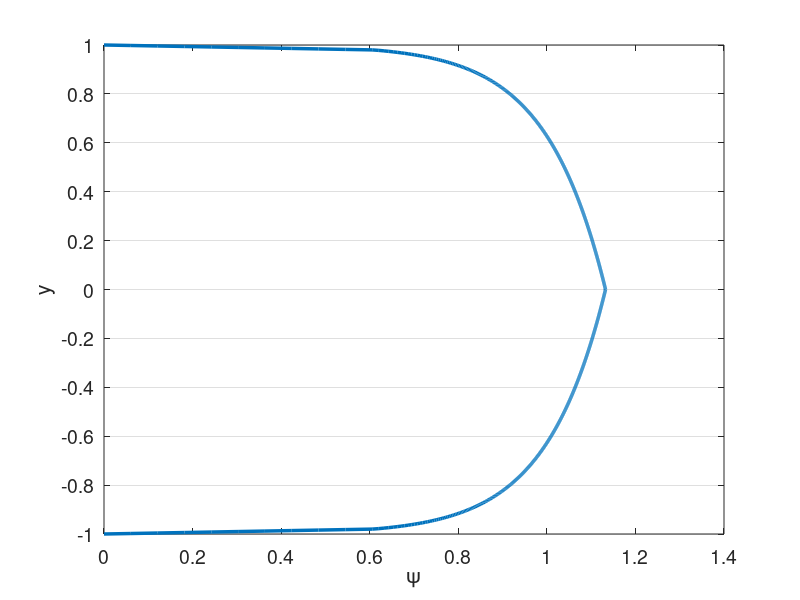

This figure's MATLAB source: (Note: this script raises an error after producing the figure.)
% clc
clear all
close all


set(0,'DefaultAxesFontSize',14)
set(0,'defaultLineLineWidth',2.5)
% set(0,'DefaultFigureWindowStyle','docked')


linestyles = {'k-','b-','r-','g-','c-','m-','k--','b--','r--','g--','c--','m--','k-.','b-.','r-.','g-.','c-.','m-.','k:','b:','r:','g:','c:','m:'};
pointstyles = {'ko','bo','ro','go','co','mo','k^','b^','r^','g^','c^','m^','ks','bs','rs','gs','cs','ms','k*','b*','r*','g*','c*','m*','k+','b+','r+','g+','c+','m+'};
%%

%%%%%%%%%%%%%%%%%%%%%%%%%%%%%%%%%%%%%%%%%%%%%%%%%%%%%%%%%%%%%%%%%%
% Navier-Stokes Solver Demo (2D Channel)
%%%%%%%%%%%%%%%%%%%%%%%%%%%%%%%%%%%%%%%%%%%%%%%%%%%%%%%%%%%%%%%%%%
% pgrads = 3.25e-3 for N=4, E=8, exp mesh
% pgrads = 9.25e-3 for N=4, E=6, uniform


format compact;
format short; 
mu = 1/10000; %1/395; 1/6874;
rho = 1;
Re = rho/mu; 
pgrad = 3.25e-3; 9.25e-3; %2.5e-4; % 9.25e-3;
force_pgrad = 0;

N=6; % polynomial order  
Ex=1; % Number of elements in x
Ey=10; % Number of elements in y
Tfinal=500; 
CFL=0.05;
en_on = 0;
N_en_y = 1; 
N_over = 8*N;
delay_en = 0;
en_start_time = 100;
head = '';

rans_on = 1;
exp_mesh = 1;

dir_name = [head,'re',num2str(ceil(Re)),'_p',num2str(N),'_e',num2str(Ey),'_exp',num2str(exp_mesh),'_en',num2str(en_on)];
soln_dir = dir_name;
plot_soln = 1;
save_soln = 1;
plot_int = 5000;
save_soln_int = 5000;
restart = 0;
rst_step = 300000;

%% Enrichment information
en_mag = 3;
psi = {@(x,y) en_mag*(0.5*(1 - y.^2) + 0.*x), @(x,y) 0.*y + 0.*x};
gpsi = {@(x,y) 0.*y + 0.*x, @(x,y) en_mag*(-1.*y + 0.*x), ...
        @(x,y) 0.*y + 0.*x, @(x,y) 0.*y + 0.*x};
hpsi = {@(x,y) 0.*y + 0.*x, @(x,y) en_mag*(-1 - 0.*y + 0.*x), ...
        @(x,y) 0.*y + 0.*x, @(x,y) 0.*y + 0.*x};
    
% psi = {@(x,y) (0.5*(1 - y.^4) + 0.*x), @(x,y) 0.*y + 0.*x};
% gpsi = {@(x,y) 0.*y + 0.*x, @(x,y) (-2.*y.^3 + 0.*x), ...
%         @(x,y) 0.*y + 0.*x, @(x,y) 0.*y + 0.*x};
% hpsi = {@(x,y) 0.*y + 0.*x, @(x,y) (-6.*y.^2 + 0.*x), ...
%         @(x,y) 0.*y + 0.*x, @(x,y) 0.*y + 0.*x};
%    

    
% Law of the wall
u_tau = sqrt(0.316./(Re.^0.25)/8);
Re_t = u_tau/mu; %Re;
Re_t = 550;
% u_tau = 1;
nu = 1/Re_t;
kap = 0.41;
beta = 5.2;
dypdy = u_tau/nu;
ypb = 11.062299784340414;
yp = @(y) (1-abs(y))*Re_t;
u_tau = Re_t*mu;
lotw = @(yp) ((yp <= ypb).*yp + (yp > ypb).*(1./kap.*log(yp+eps)+beta));
psi = {@(x,y) u_tau*((yp(y) <= ypb).*yp(y) + (yp(y) > ypb).*(1./kap.*log(yp(y)+eps)+beta) + 0.*x), @(x,y) 0.*y + 0.*x};
gpsi = {@(x,y) 0.*y + 0.*x,  @(x,y) -1*sign(y).*u_tau.*(((yp(y) <= ypb).*1 + (yp(y) > ypb).*1./(kap*(yp(y)+eps)))*dypdy + 0.*x),...
        @(x,y) 0.*y + 0.*x, @(x,y) 0.*y + 0.*x};
hpsi = {@(x,y) 0.*y + 0.*x,  @(x,y) u_tau*(((yp(y) <= ypb).*0 + (yp(y) > ypb).*-1./(kap*(yp(y)+eps).^2))*dypdy*dypdy + 0.*x),...
        @(x,y) 0.*y + 0.*x, @(x,y) 0.*y + 0.*x};
    

% 1/7th
% mag = 1;
% yd = @(y) 1-abs(y)+eps;
% psi = {@(x,y) mag*((yd(y)).^(1/7).*(yd(y)>eps*10)+ 0.*x), @(x,y) 0.*y + 0.*x};
% gpsi = {@(x,y) 0.*y + 0.*x,  @(x,y) mag*(-1*sign(y).*1./7.*(yd(y)).^(-6/7).*(yd(y)>eps*10) + 0.*x),...
%         @(x,y) 0.*y + 0.*x, @(x,y) 0.*y + 0.*x};
% hpsi = {@(x,y) 0.*y + 0.*x,  @(x,y) mag*(-6/49*(yd(y)).^(-13/7).*(yd(y)>eps*10) + 0.*x),...
%         @(x,y) 0.*y + 0.*x, @(x,y) 0.*y + 0.*x};

%% Initial Conditions
% Turbulent pipe
u_cfl = 3/2;
pert = 0.0;
u_ic = @(x,y) 3/2*(1-y.^2);
v_ic = @(x,y) 0.0*y;

darcy = 0.316./(Re.^0.25);
u_tau = sqrt(darcy/8);
Yp = @(Y) max((1-abs(Y))*u_tau*Re,1e-3)+eps;
sigma = 0.6;
fact = @(Yp) exp((-(log10(Yp)-1).^2)./(2*sigma.^2));
k_ic = @(x,y) 0.0*x + 4.5*u_tau*u_tau*fact(Yp(y));

eps_s = 3;
omg_ic = @(x,y) 0.0*x + 0.5*Re*u_tau*u_tau*fact(Yp(y));


% Turbulent channel
Re_tau = 550;
u_tau = Re_tau*mu/rho;
Yp = @(Y) max((1-abs(Y))*Re_tau,1e-3)+eps;
C=5.17;
kap=0.41;
eps_ic = 0; %1e-2;
kx = 23;
kz=13;
alpha_ic = kx*2*pi/(0.375);
riech = @(Yp) mu*Re_tau*(1/kap.*log(1+kap.*Yp)+(C-1./kap.*log(kap)).*(1-exp(-Yp/11)-Yp/11.*exp(-Yp/3)));
u_ic = @(x,y) riech(Yp(y)) + eps_ic*beta*sin(alpha_ic*x);
v_ic = @(x,y) 0*y + eps_ic*sin(alpha_ic*x);

sigma = 0.6;
fact = @(Yp) exp((-(log10(Yp)-1).^2)./(2*sigma.^2));
k_ic = @(x,y) 0.0*x + 4.5*u_tau*u_tau*fact(Yp(y));

eps_s = 3;
omg_ic = @(x,y) 0.0*x + 0.5*Re*u_tau*u_tau*fact(Yp(y));

    

%% Plot psi
figure(5)
ys_plot = linspace(-1,1,1000);
plot(psi{1}(0,ys_plot),ys_plot)
xlabel('\psi')
ylabel('y')
set(gca, 'YGrid', 'on', 'XGrid', 'off')
yticks(linspace(-1,1,Ey+1));

%% Begin Solve
E=Ex*Ey; % Total number of elements
N1=N+1;
disp("Generating Matrices")
Q=makeq(Ex,Ey,N); % Global continuity
R=maker(Q,Ex,N); % Restriction matrix, applies Dirichlet conditions
[X,Y]=make_geom_channel(Ex,Ey,N);      % Geometry in local form
if exp_mesh
    [X,Y]=make_geom_channel_exp(Ex,Ey,N);      % Geometry in local form
end
en_b_nodes = get_en_bound_nodes(Ex,Ey,N,N_en_y);
dom_vol = (max(max(max(X)))-min(min(min(X))))*(max(max(max(Y)))-min(min(min(Y))));

Ys = zeros(Ey*length(Y(1,:,1)),1);
for i = 1:Ey
    Ys((i-1)*(N+1)+1:(i)*(N+1)) = Y(1,:,(i-1)*Ex+1);
end

psi_p = psi{1}(0,Ys(N_en_y*(N+1)));
dypsi_p1 = gpsi{2}(0,Ys(N_en_y*(N+1)));
dypsi_p2 = gpsi{2}(0,Ys(end-N_en_y*(N+1)));
        
[G,J,ML,RX]=make_coef(X,Y);
[Ah,Bh,Ch,Dh,z,w]=semhat(N);
[Gs, Gs_x, Gs_y] =  face_mats(X,Y,E,N);
Gs_c = R*Q'*apply_en_cont(Gs,en_b_nodes,psi_p);
Gsb = R*Q'*Gs*Q*R';


[n,nb]=size(R); 
nL=N1*N1*E;

Ab=spalloc(nL,nL,nL*N);    %  Generate Abar
for j=1:nL
    x=zeros(nL,1); 
    x(j)=1; 
    Ab(:,j)=abar_c(x,Dh,G,Q);  % assembled Neumann Operator
end
Ab_save = Ab;
A_c=R*Q'*apply_en_cont(Ab,en_b_nodes,psi_p);
S_check=full(Ab);
Ab = Q'*Ab*Q;
A=R*Ab*R'; % Full stiffness matrix
Bb=reshape(ML,nL,1); % Form Mass matrix
Bb=diag(Bb); 
Bb=sparse(Bb); 
Ma=R*Q'*Bb*Q*R'; % Assembling mass matrix  % Full mass matrix
M_c = R*Q'*apply_en_cont(Bb,en_b_nodes,psi_p);


%% Form matrices for rans

[L_x,L_y,J_x,J_y] = dir_jac(E,X,Y);
w2d = w*w';
w1d = reshape(w2d,[N1*N1,1])';
[dphi_dxi, dphi_deta, dphi_dx, dphi_dy, dpdx_dpdx, dpdy_dpdy, dpdx_dpdy, ...
        dpdx_dpdx_flat, dpdy_dpdy_flat, dpdx_dpdy_flat] ...
    = get_phi_grads(N1,Dh,E,J_x,J_y);
dphi_dx_flat = reshape(dphi_dx,N1*N1,N1*N1,E);
dphi_dy_flat = reshape(dphi_dy,N1*N1,N1*N1,E);

w2d_e = zeros(N+1,N+1,E);
for ie = 1:E
    w2d_e(:,:,ie) = w2d*L_x(ie)/2*L_y(ie)/2;
end

A_x = form_Ax(N1,E,w2d,J_x,J,dpdx_dpdx,ones(size(J)));
A_y = form_Ay(N1,E,w2d,J_y,J,dpdy_dpdy,ones(size(J)));
A_xy = form_Axy(N1,E,w2d,J_x,J_y,J,dpdx_dpdy,ones(size(J)));


SS = zeros(N1,N1,E,2,2);
OS = zeros(N1,N1,E,2,2);
dudx = zeros(N1,N1,E);
dudy = zeros(N1,N1,E);
dvdx = zeros(N1,N1,E);
dvdy = zeros(N1,N1,E);
dkdx = zeros(N1,N1,E);
dkdy = zeros(N1,N1,E);
domgdx = zeros(N1,N1,E);
domgdy = zeros(N1,N1,E);

%%
M_check=full(Bb);

Ma_uv_check = zeros(2*nL);
Ma_uv_check(1:nL,1:nL) = M_check;
Ma_uv_check(nL+1:2*nL,nL+1:2*nL) = M_check;
A_uv_check = zeros(2*nL);
A_uv_check(1:nL,1:nL) = S_check;
A_uv_check(nL+1:2*nL,nL+1:2*nL) = S_check;

M_q = full(Ma);
S_q = full(A);


%%
% Assemble overall system matrices
nn = length(Ma); % number of nodes in the domain
Ma_uv = zeros(2*nn);
Ma_uv(1:nn,1:nn) = Ma;
Ma_uv(nn+1:2*nn,nn+1:2*nn) = Ma;
Ma_uv = sparse(Ma_uv);
A_uv = zeros(2*nn);
A_uv(1:nn,1:nn) = A;
A_uv(nn+1:2*nn,nn+1:2*nn) = A;
A_uv = sparse(A_uv);
ML_uv = zeros(2*(N+1),2*(N+1),E);
ML_uv(1:N+1,1:N+1,1:E) = ML;
ML_uv(N+2:2*(N+1),N+2:2*(N+1),1:E) = ML;
G_uv = zeros(2*nn);
G_uv(1:nn,1:nn) = Gsb;
G_uv(nn+1:2*nn,nn+1:2*nn) = Gsb;
G_uv = sparse(G_uv);



%% Assemble enrichment matrices
psi_xy = zeros(N+1,N+1,E);
N1_over = N_over + 1;
[z_over,w_over] = zwgll(N_over);
w2d_over = w_over*w_over';
w1d_over = reshape(w2d_over,[N1_over*N1_over,1])';
[dphi_dxi_over, dphi_deta_over, dphi_dx_over, dphi_dy_over, dpdx_dpdx_over, dpdy_dpdy_over, dpdx_dpdy_over, ...
        dpdx_dpdx_flat_over, dpdy_dpdy_flat_over, dpdx_dpdy_flat_over,phi_2d_flat] ...
    = get_phi_grads2(N1,E,J_x,J_y,N_over);
dphi_dx_flat_over = reshape(dphi_dx_over,N1_over*N1_over,N1*N1,E);
dphi_dy_flat_over = reshape(dphi_dy_over,N1_over*N1_over,N1*N1,E);
if en_on
    [psi_xy,psi_xy_act,gpsi_xy_act,Sp_all,Sp_all_Q,Jac_e_flat,gpsi_e_flat,Mp_uv,Sp_uv,Mp_all_c,Sp_all_c,Mp_full,Sp_full] = ...
        assemble_enrichment(X,Y,Ex,Ey,E,N,N1,nn,nL,J,Q,R,N_en_y,psi,gpsi,hpsi,en_b_nodes,psi_p,N_over);
end

%%

dxmin=pi*(z(N1)-z(N))/(2*Ex); % Get min dx for CFL constraint
dt=CFL*dxmin/u_cfl; 

% dt = 1e-3;
nstep=ceil(Tfinal/dt); 
dt=Tfinal/nstep; 
% Print information
nstep
dt
yp1 = (1+Y(1,2))*Re

disp("Computing inverse")
Ai=pinv(full(Ab)); 

disp("Setting Initial Conditions")
% Initial conditions
for e = 1:E
    for i = 1:N+1
        for j = 1:N+1
%             u(i,j,e) = f_ic(X(i,j,e),Y(i,j,e))+pert*rand()*u_ic;
%             v(i,j,e) = v(i,j,e)+pert*rand()*u_ic;
            u(i,j,e) = u_ic(X(i,j,e),Y(i,j,e));
            v(i,j,e) = v_ic(X(i,j,e),Y(i,j,e));
            k(i,j,e) = k_ic(X(i,j,e),Y(i,j,e));
            omg(i,j,e) = omg_ic(X(i,j,e),Y(i,j,e));
        end
    end
end
if en_on
    [u, v] = project_to_enrich(X,Y,E,Ex,Ey,N,N_en_y,u,v,psi);
end

% u = apply_en_cont_soln(u,en_b_nodes,psi_p);
u1_0=u; u2_0=u; u3_0=u; fx3_0=u; fx2_0=u; fx1_0=u; u_0 = u;
v1_0=v; v2_0=v; v3_0=v; fy3_0=v; fy2_0=v; fy1_0=v; v_0 = v;
u1=u; u2=u; u3=u; fx3=u; fx2=u; fx1=u;
v1=v; v2=v; v3=v; fy3=v; fy2=v; fy1=v;
k1=k; k2=k; k3=k; fk3=k; fk2=k; fk1=k;
omg1=omg; omg2=omg; omg3=omg; fomg3=omg; fomg2=omg; fomg1=omg;

F_pgrad = pgrad*ones(size(ML));
F_1 = ones(size(ML));
% Fb=reshape(ML.*F,nL,1); %% Output
% 
% Fb=Bb\(Q'*Fb);  

uv = [u;v];

%%
uv_ic_check = uv;

%% Setup BC if nonzero
% u_bc = ones(size(u)).*((Y==1)+(Y==-1));
% u_bc = reshape(ML.*u_bc,nL,1);
% u_bc = Bb\(Q'*u_bc);

% k_bc = k_bc_val.*ones(size(k));
% k_bc = reshape(ML.*k_bc,nL,1);
% k_bc = (Q'*Bb*Q)\(Q'*k_bc);
% 
% omg_bc = omg_bc_val.*ones(size(omg));
% omg_bc = reshape(ML.*omg_bc,nL,1);
% omg_bc = (Q'*Bb*Q)\(Q'*omg_bc);

%%
disp("Timestepping")
step = 1;
if (restart == 1)
   fname = strcat(soln_dir,"/soln_Re_",num2str(Re),"_P_",num2str(N),"_",num2str(Ex),"x",num2str(Ey),"_step_",num2str(rst_step),".mat");
   load(fname);
   step = rst_step;
end

plot1 = 1;
time = 0;
[plot1,u_mean] = post_channel(N,Ex,Ey,w,X,Y,Ys,en_on,step,time,u,psi_xy,N_en_y,plot1);
if save_soln
    mkdir(soln_dir);
end

%%
while step <= nstep
    time=step*dt;
    
    if (time > en_start_time) && (~en_on) && (delay_en)
        en_on = 1;
        [psi_xy,psi_xy_act,gpsi_xy_act,Sp_all,Sp_all_Q,Jac_e_flat,gpsi_e_flat,Mp_uv,Sp_uv,Mp_all_c,Sp_all_c,Mp_full,Sp_full] = ...
            assemble_enrichment(X,Y,Ex,Ey,E,N,N1,nn,nL,J,Q,R,N_en_y,psi,gpsi,hpsi,en_b_nodes,psi_p,N_over);
        [u, v] = project_to_enrich(X,Y,E,Ex,Ey,N,N_en_y,u,v,psi);
    end
    
    % Form combined u for RANS terms
    u_comb = u;
    if en_on
        u_comb = u+psi_xy_act{1};
    end
    
    %% Form S
    u_flat = reshape(u,N1*N1,E);
    v_flat = reshape(v,N1*N1,E);
    k_flat = reshape(k,N1*N1,E);
    omg_flat = reshape(omg,N1*N1,E);

    
    for ie = 1:E
        dudx(:,:,ie) = reshape(dphi_dx_flat(:,:,ie)*u_flat(:,ie),N1,N1);
        dvdx(:,:,ie) = reshape(dphi_dx_flat(:,:,ie)*v_flat(:,ie),N1,N1);
        dudy(:,:,ie) = reshape(dphi_dy_flat(:,:,ie)*u_flat(:,ie),N1,N1);
        dvdy(:,:,ie) = reshape(dphi_dy_flat(:,:,ie)*v_flat(:,ie),N1,N1);
        dkdx(:,:,ie) = reshape(dphi_dx_flat(:,:,ie)*k_flat(:,ie),N1,N1);
        dkdy(:,:,ie) = reshape(dphi_dy_flat(:,:,ie)*k_flat(:,ie),N1,N1);
        domgdx(:,:,ie) = reshape(dphi_dx_flat(:,:,ie)*omg_flat(:,ie),N1,N1);
        domgdy(:,:,ie) = reshape(dphi_dy_flat(:,:,ie)*omg_flat(:,ie),N1,N1);
    end
    
    if en_on
        dudx = dudx + gpsi_xy_act{1};
        dudy = dudy + gpsi_xy_act{2};
        dvdx = dvdx + gpsi_xy_act{3}; % Doesn't matter given assumptions
        dvdy = dvdy + gpsi_xy_act{4}; % Doesn't matter given assumptions
    end
    
    % Modify enrichment
%     if (mod(step,2000)==0) && (time > 50)
%         u_tau_calc = sqrt(mu*dudy(:,1,1)/rho);
%         u_tau = u_tau_calc(1);
%         psi = {@(x,y) u_tau*((yp(y) <= ypb).*yp(y) + (yp(y) > ypb).*(1./kap.*log(yp(y)+eps)+beta) + 0.*x), @(x,y) 0.*y + 0.*x};
%         gpsi = {@(x,y) 0.*y + 0.*x,  @(x,y) -1*sign(y).*u_tau.*(((yp(y) <= ypb).*1 + (yp(y) > ypb).*1./(kap*(yp(y)+eps)))*dypdy + 0.*x),...
%             @(x,y) 0.*y + 0.*x, @(x,y) 0.*y + 0.*x};
%         hpsi = {@(x,y) 0.*y + 0.*x,  @(x,y) u_tau*(((yp(y) <= ypb).*0 + (yp(y) > ypb).*-1./(kap*(yp(y)+eps).^2))*dypdy*dypdy + 0.*x),...
%             @(x,y) 0.*y + 0.*x, @(x,y) 0.*y + 0.*x};
%         
%         psi_p = psi{1}(0,Ys(N_en_y*(N+1)));
%         dypsi_p1 = gpsi{2}(0,Ys(N_en_y*(N+1)));
%         dypsi_p2 = gpsi{2}(0,Ys(end-N_en_y*(N+1)));
%         
%         A_c=R*Q'*apply_en_cont(Ab_save,en_b_nodes,psi_p);
%         M_c = R*Q'*apply_en_cont(Bb,en_b_nodes,psi_p);
%         
%         [psi_xy,psi_xy_act,gpsi_xy_act,Sp_all,Sp_all_Q,Jac_e_flat,gpsi_e_flat,Mp_uv,Sp_uv,Mp_all_c,Sp_all_c,Mp_full,Sp_full] = ...
%             assemble_enrichment(X,Y,Ex,Ey,E,N,N1,nn,nL,J,Q,R,N_en_y,psi,gpsi,hpsi,en_b_nodes,psi_p,N_over);
%         [u, v] = project_to_enrich(X,Y,E,Ex,Ey,N,N_en_y,u_comb,v,psi);
%         
%         en_on = 2;
%         
%         for ie = 1:E
%             dudx(:,:,ie) = reshape(dphi_dx_flat(:,:,ie)*u_flat(:,ie),N1,N1);
%             dvdx(:,:,ie) = reshape(dphi_dx_flat(:,:,ie)*v_flat(:,ie),N1,N1);
%             dudy(:,:,ie) = reshape(dphi_dy_flat(:,:,ie)*u_flat(:,ie),N1,N1);
%             dvdy(:,:,ie) = reshape(dphi_dy_flat(:,:,ie)*v_flat(:,ie),N1,N1);
%             dkdx(:,:,ie) = reshape(dphi_dx_flat(:,:,ie)*k_flat(:,ie),N1,N1);
%             dkdy(:,:,ie) = reshape(dphi_dy_flat(:,:,ie)*k_flat(:,ie),N1,N1);
%             domgdx(:,:,ie) = reshape(dphi_dx_flat(:,:,ie)*omg_flat(:,ie),N1,N1);
%             domgdy(:,:,ie) = reshape(dphi_dy_flat(:,:,ie)*omg_flat(:,ie),N1,N1);
%         end
%         
%         if en_on
%             dudx = dudx + gpsi_xy_act{1};
%             dudy = dudy + gpsi_xy_act{2};
%             dvdx = dvdx + gpsi_xy_act{3}; % Doesn't matter given assumptions
%             dvdy = dvdy + gpsi_xy_act{4}; % Doesn't matter given assumptions
%         end
%     end
    
    
    SS(:,:,:,1,1) = 1/2*(dudx+dudx);
    SS(:,:,:,1,2) = 1/2*(dudy+dvdx);
    SS(:,:,:,2,1) = 1/2*(dvdx+dudy);
    SS(:,:,:,2,2) = 1/2*(dvdy+dvdy);
    OS(:,:,:,1,1) = 1/2*(dudx-dudx);
    OS(:,:,:,1,2) = 1/2*(dudy-dvdx);
    OS(:,:,:,2,1) = 1/2*(dvdx-dudy);
    OS(:,:,:,2,2) = 1/2*(dvdy-dvdy);
    

    %% Get rans values
    [mu_t,gam_k,gam_omg,G_k,G_omg,Y_k,Y_omg,S_k,S_omg,R1,R2,R3,R4,omg_w] ...
        = get_rans_coeffs(rho,mu,k,omg,SS,OS,dkdx,dkdy,domgdx,domgdy,Y,u_comb,v);
    if ~rans_on
        mu_t = zeros(size(mu_t));
    end
    Re_t = rho./(mu_t+eps);
    Re_comb = rho./(mu*ones(size(mu_t))+mu_t);
    Re_k = rho./gam_k;
    Re_omg = rho./gam_omg;
    %% Timestepping
    
    if step==1; b0=1.0;    b= [ -1 0 0 ]';       a=[ 1  0 0 ]'; end
    if step==2; b0=1.5;    b=([ -4 1 0 ]')./2;   a=[ 2 -1 0 ]'; end
    if step>=3; b0=11./6.; b=([ -18 9 -2 ]')./6; a=[ 3 -3 1 ]'; end

    if ~rans_on
        % Compute A
        [A_x_full,A_y_full,A_xy_full] = form_Ax_Ay_Axy(N1,E,w1d,J,dpdx_dpdx_flat,dpdy_dpdy_flat,dpdx_dpdy_flat,Re_comb);
        A_x = R*Q'*A_x_full*Q*R';
        A_y = R*Q'*A_y_full*Q*R';
        A_xy = R*Q'*A_xy_full*Q*R';
        A_uv = zeros(2*nn);
        A_uv(1:nn,1:nn) = 2*A_x+A_y+A_xy;
        A_uv(nn+1:2*nn,nn+1:2*nn) = A_x+2*A_y+A_xy';
        A_uv = sparse(A_uv);
        
        T1_rhs = 0;
        
        if en_on
            A_full = 2*A_x_full+A_y_full+A_xy_full;
            A_c=R*Q'*apply_en_cont(A_full,en_b_nodes,psi_p);
            [T1_new] = form_T1_psi(E,N,w1d_over,Jac_e_flat,dphi_dy_flat_over,gpsi_e_flat,Re_comb,N_en_y,phi_2d_flat);
            T1_rhs = (dt/b0)*R*Q'*reshape(T1_new,nL,1);
            
            H_uv = (Ma_uv + (A_uv)*dt/(b0) + dt/b0*(Mp_uv + Sp_uv));
            H_c = (M_c + (A_c)*dt/(b0) + dt/b0*(Mp_all_c{1}+Sp_all_c{1}));
            if en_on == 2
                H_uv = (Ma_uv + (A_uv)*dt/(b0)); % + dt/b0*(Mp_uv + Sp_uv));
                H_c = (M_c + (A_c)*dt/(b0)); % + dt/b0*(Mp_all_c{1}+Sp_all_c{1}));
            end
            %             H_q = full(H_uv);
            rhs_c = (H_c);
            [LH_uv,UH_uv]=lu(H_uv);
        end
    end
    
%     if step>=3
        if en_on          
            if rans_on
                [A_x_k,A_y_k] = form_Ax_Ay(N1,E,w1d,J,dpdx_dpdx_flat,dpdy_dpdy_flat,Re_k);
                A_k = R*Q'*(A_x_k + A_y_k)*Q*R';
                Ab_k = Q'*(A_x_k + A_y_k)*Q;
                H_k=(Ma+A_k*dt/(b0)+dt/b0*Sp_all{1});
                H_k_bar = (Q'*Bb*Q+ Ab_k*dt/(b0)+dt/b0*Sp_all_Q{1});
                if en_on == 2
                    H_k=(Ma+A_k*dt/(b0));
                    H_k_bar = (Q'*Bb*Q+ Ab_k*dt/(b0));
                end
        
                [LH_k,UH_k]=lu(H_k);
        
                % Assuming Re_omg=Re_k
                H_omg = H_k;
                H_omg_bar = H_k_bar;
                LH_omg = LH_k;
                UH_omg = UH_k;
            end
        else
            terms_x = zeros(N+1,N+1,E);
            terms_y = zeros(N+1,N+1,E);
            T1_rhs = 0;
            
            H_uv = (Ma_uv + (A_uv)*dt/(b0));
            rhs_c = zeros(size(Ma(:,1)));
            [LH_uv,UH_uv]=lu(H_uv);
            
            if rans_on
                [A_x_k,A_y_k] = form_Ax_Ay(N1,E,w1d,J,dpdx_dpdx_flat,dpdy_dpdy_flat,Re_k);
                A_k = R*Q'*(A_x_k + A_y_k)*Q*R';
                Ab_k = Q'*(A_x_k + A_y_k)*Q;
                H_k=(Ma+A_k*dt/(b0));
                H_k_bar = (Q'*Bb*Q+ Ab_k*dt/(b0));
        
                [LH_k,UH_k]=lu(H_k);
        
                % Assuming Re_omg=Re_k
                H_omg = H_k;
                H_omg_bar = H_k_bar;
                LH_omg = LH_k;
                UH_omg = UH_k;
            end
        end
        
        b0i=1./b0;
%     end % Viscous op

    
%   Nonlinear step - unassembled, not multiplied by mass matrix   
    %% Setup Convection terms and forcing terms
    fx1 = -convl(u,RX,Dh,u,v); % + F; % du = Cu  
    fy1 = -convl(v,RX,Dh,u,v); % dv = Cv
    fk1 = -convl(k,RX,Dh,u,v) + G_k - Y_k + S_k; % dk = Ck
    fomg1 = -convl(omg,RX,Dh,u,v) + G_omg - Y_omg + S_omg + R1 + R2 + R3 + R4; % domg = Comg
    fx1_0 = F_1;
    fy1_0 = zeros(size(F_1));
    
    if force_pgrad
        fx1 = fx1 + F_pgrad;
    end
    
    if en_on == 2
        en_u = dt/b0*((Sp_full{1}+Mp_full{1})*reshape(u,nL,1)+Mp_full{2}*reshape(v,nL,1));
        en_u = reshape(en_u,N1,N1,E);
        en_u_0 = dt/b0*((Sp_full{1}+Mp_full{1})*reshape(u_0,nL,1)+Mp_full{2}*reshape(v_0,nL,1));
        en_u_0 = reshape(en_u_0,N1,N1,E);
        en_v = dt/b0*Mp_full{2}*reshape(v,nL,1);
        en_v = reshape(en_v,N1,N1,E);
        
        en_k = dt/b0*Sp_full{1}*reshape(k,nL,1);
        en_k = reshape(en_k,N1,N1,E); 
        en_omg = dt/b0*Sp_full{1}*reshape(omg,nL,1);
        en_omg = reshape(en_omg,N1,N1,E); 
        
        
        % SRB
        fx1 = fx1 - en_u;
        fx1_0 = fx1_0;% - en_u_0; 
        fy1 = fy1 - en_v;
        fk1 = fk1 - en_k;
        fomg1 = fomg1 - en_omg;
    end
    
    %% Setup residual terms in bdf

    rx   = a(1)*fx1   + a(2)*fx2   + a(3)*fx3; % kth-order extrapolation
    ry   = a(1)*fy1   + a(2)*fy2   + a(3)*fy3;
    rk   = a(1)*fk1   + a(2)*fk2   + a(3)*fk3;
    romg = a(1)*fomg1 + a(2)*fomg2 + a(3)*fomg3;
    rx_0 = a(1)*fx1_0   + a(2)*fx2_0   + a(3)*fx3_0;
    ry_0 = a(1)*fy1_0   + a(2)*fy2_0   + a(3)*fy3_0;

    fx3=fx2; fx2=fx1; 
    fy3=fy2; fy2=fy1; 
    fk3=fk2; fk2=fk1;
    fomg3=fomg2; fomg2=fomg1;
    fx3_0=fx2_0; fx2_0=fx1_0; 
    fy3_0=fy2_0; fy2_0=fy1_0; 

    %% Add residual terms to bdf
    rx  = dt*rx - (b(1)*u+b(2)*u2+b(3)*u3); u3=u2; u2=u; % Add BDF terms
    ry  = dt*ry - (b(1)*v+b(2)*v2+b(3)*v3); v3=v2; v2=v; %     and
    rk  = dt*rk - (b(1)*k+b(2)*k2+b(3)*k3); k3=k2; k2=k;
    romg = dt*romg - (b(1)*omg+b(2)*omg2+b(3)*omg3); omg3=omg2; omg2=omg;
    rx_0  = dt*rx_0 - (b(1)*u_0+b(2)*u2_0+b(3)*u3_0); u3_0=u2_0; u2_0=u_0; % Add BDF terms
    ry_0  = dt*ry_0 - (b(1)*v_0+b(2)*v2_0+b(3)*v3_0); v3_0=v2_0; v2_0=v_0; % Add BDF terms
    
    ut  = b0i*rx; 
    vt  = b0i*ry; 
    k   = b0i*rk;
    omg = b0i*romg;
    ut_0  = b0i*rx_0; 
    vt_0  = b0i*ry_0; 
 
    [uL,vL,pr]=pressure_project(ut,vt,Ai,Q,ML,RX,Dh); % Div-free velocity
    [uL_0,vL_0,pr_0]=pressure_project(ut_0,vt_0,Ai,Q,ML,RX,Dh); % Div-free velocity
    pr = (b0/dt)*pr;
    pr_0 = (b0/dt)*pr_0;
    

    %%

    %   Set RHS.                 %Viscous update. %  Convert to local form.
%     u=R*(Q'*reshape(ML.*uL,nL,1)-Hbar*u_bc);
    u_rhs=R*(Q'*reshape(ML.*uL,nL,1));
    v_rhs=R*(Q'*reshape(ML.*vL,nL,1));
    u_rhs_0=R*(Q'*reshape(ML.*uL_0,nL,1));
    v_rhs_0=R*(Q'*reshape(ML.*vL_0,nL,1));
    
    if rans_on
        k_rhs=R*(Q'*reshape(ML.*k,nL,1));%-H_k_bar*k_bc);
        omg_rhs=R*(Q'*reshape(ML.*omg,nL,1));%-H_omg_bar*omg_bc);
    end
    
    %%
    
    % Solve k and omg first
    if rans_on
        k = UH_k\(LH_k\k_rhs);
        omg = UH_omg\(LH_omg\omg_rhs);
        k=Q*(R'*k);%+k_bc);
        omg=Q*(R'*omg);%+omg_bc);
        k=reshape(k,N1,N1,E);
        omg=reshape(omg,N1,N1,E);
        mu_t = rho.*k./(omg_w+omg);
        
        % recompute matrices for uv 
        Re_t = rho./(mu_t+eps);
        Re_comb = rho./(mu*ones(size(mu_t))+mu_t*rans_on);
        
        [A_x_full,A_y_full,A_xy_full] = form_Ax_Ay_Axy(N1,E,w1d,J,dpdx_dpdx_flat,dpdy_dpdy_flat,dpdx_dpdy_flat,Re_comb);
        A_x = R*Q'*A_x_full*Q*R';
        A_y = R*Q'*A_y_full*Q*R';
        A_xy = R*Q'*A_xy_full*Q*R';
        A_uv = zeros(2*nn);
        A_uv(1:nn,1:nn) = 2*A_x+A_y+A_xy;
        A_uv(nn+1:2*nn,nn+1:2*nn) = A_x+2*A_y+A_xy';
        A_uv = sparse(A_uv);
                
        if ~en_on
            H_uv = (Ma_uv + (A_uv)*dt/(b0));
            rhs_c = zeros(size(Ma(:,1)));
            [LH_uv,UH_uv]=lu(H_uv);
        end
        
        if en_on           
            A_full = 2*A_x_full+A_y_full+A_xy_full;
            A_c=R*Q'*apply_en_cont(A_full,en_b_nodes,psi_p);
            [T1_new] = form_T1_psi(E,N,w1d_over,Jac_e_flat,dphi_dy_flat_over,gpsi_e_flat,Re_comb,N_en_y,phi_2d_flat);
            T1_rhs = (dt/b0)*R*Q'*reshape(T1_new,nL,1);
            
            if en_on == 1
                H_uv = (Ma_uv + (A_uv)*dt/(b0) + dt/b0*(Mp_uv + Sp_uv));
                H_c = (M_c + (A_c)*dt/(b0) + dt/b0*(Mp_all_c{1}+Sp_all_c{1}));
            end
            if en_on == 2
                H_uv = (Ma_uv + (A_uv)*dt/(b0));
                H_c = (M_c + (A_c)*dt/(b0)); 
            end
            rhs_c = (H_c);
            [LH_uv,UH_uv]=lu(H_uv);
        end
    end
    
    % SRB
    u_rhs = u_rhs + T1_rhs;
    u_rhs_0 = u_rhs_0;% + T1_rhs;
    
    %% Solve for u_0, v_0, p_0
    % SRB
    uv_0 = [u_rhs_0;v_rhs_0];
    uv_0=UH_uv\(LH_uv\uv_0);
    
    u_0 = uv_0(1:nn);
    v_0 = uv_0(nn+1:2*nn);
    u_0=Q*(R'*u_0);
    %SRB
%     if en_on
%         u_0 = apply_en_cont_soln(Ey,N_en_y,en_b_nodes,u_0,psi_p);
%     end
    u_0=reshape(u_0,N1,N1,E);
    v_0=Q*(R'*v_0);
    v_0=reshape(v_0,N1,N1,E);
    
    
    %% Solve for u', v', p'
    %SRB
    uv = [u_rhs+rhs_c;v_rhs];
    uv=UH_uv\(LH_uv\uv); 
   
    u = uv(1:nn);
    v = uv(nn+1:2*nn);
    u=Q*(R'*u);
    %SRB
    if en_on
        u = apply_en_cont_soln(Ey,N_en_y,en_b_nodes,u,psi_p);
    end
    u=reshape(u,N1,N1,E);
    v=Q*(R'*v);
    v=reshape(v,N1,N1,E);
    
    %% Add in forcing term
    u_comb = u;
    u_0_comb = u_0;
    if en_on
        u_comb = u+psi_xy_act{1};
%         u_0_comb = u_0+psi_xy_act{1};
    end
    % Integrate domain
    avg_u = sum(u_comb.*w2d_e,'All')/dom_vol;
    avg_u_0 = sum(u_0_comb.*w2d_e,'All')/dom_vol;
    alpha_0 = (1-avg_u)/avg_u_0;
    if ~force_pgrad 
    % SRB 
    u = u + alpha_0*u_0;
%     u_comb = u_comb + alpha_0*u_comb;
%     u =  u_comb;
%     if en_on
%         u = u_comb - psi_xy_act{1};
%     end
    v = v + alpha_0*v_0;
    pr = pr + alpha_0*pr_0;
    end
    
    
%% Output
    if mod(step,plot_int)==0 && plot_soln
        [plot1,u_mean] = post_channel(N,Ex,Ey,w,X,Y,Ys,en_on,step,time,u,psi_xy,N_en_y,plot1);
    end
    if mod(step,save_soln_int)==0 && save_soln
        disp(step)
        fname = strcat(soln_dir,"/soln_Re_",num2str(Re),"_P_",num2str(N),"_",num2str(Ex),"x",num2str(Ey),"_step_",num2str(step),".mat");
        save(fname); 
    end
    if isnan(u(1,2))
        step
        time
        return
    end
    
    step = step + 1;
end
if  plot_soln
    [plot1,u_mean] = post_channel(N,Ex,Ey,w,X,Y,Ys,en_on,step,time,u,psi_xy,N_en_y,plot1);
    get_Up(Ys,u_mean,u_tau,mu,lotw,Ey,N,psi,en_on);
end
if  save_soln
    fname = strcat(soln_dir,"/soln_Re_",num2str(Re),"_P_",num2str(N),"_",num2str(Ex),"x",num2str(Ey),"_step_",num2str(step),".mat");
    save(fname);
end
